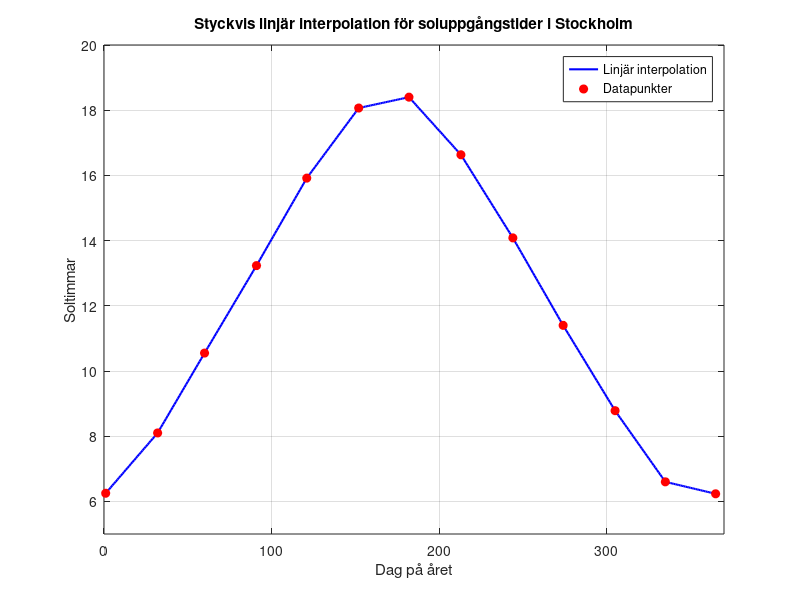

Source code (MATLAB):
clc, clearvars
% Definiera datapunkterna
% Dagar på året (x-värden)
x = [1, 32, 60, 91, 121, 152, 182, 213, 244, 274, 305, 335, 365];

% Konvertera tiden till decimaltimmar (y-värden)
hours = [6, 8, 10, 13, 15, 18, 18, 16, 14, 11, 8, 6, 6];
minutes = [15, 6, 33, 14, 55, 4, 24, 38, 5, 24, 47, 36, 14];
y = hours + minutes/60;

% Skapa ett finare grid för plottning
x_fine = 1:1:365;

% Använd linjär interpolation
y_interp = interp1(x, y, x_fine, 'linear');

% Plotta resultatet
figure;
plot(x_fine, y_interp, 'b-', 'LineWidth', 1.5);
hold on;
plot(x, y, 'ro', 'MarkerFaceColor', 'r');
grid on;
xlabel('Dag på året');
ylabel('Soltimmar');
title('Styckvis linjär interpolation för soluppgångstider i Stockholm');
legend('Linjär interpolation', 'Datapunkter');

% Snygga till plotten
axis([0 370 5 20]);